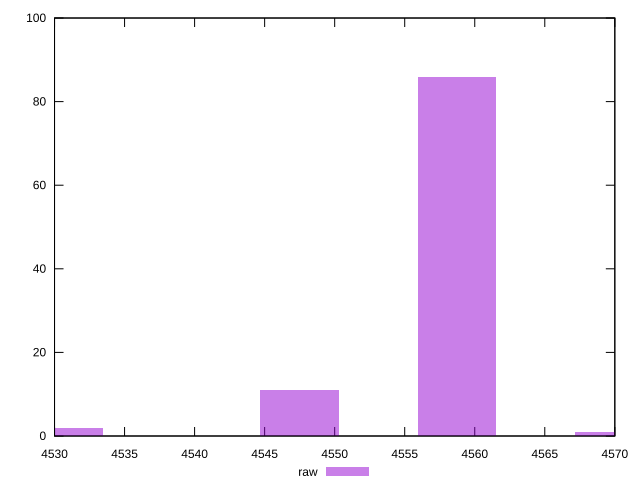

Generate this figure with gnuplot:
reset

$raw <<EOF
4558.72741700622 86
4547.485179233085 11
4530.621822573383 2
4569.969654779355 1
EOF

set key outside below
set boxwidth 5.621118886567472
set xrange [4530:4570]
set yrange [0:100]
set trange [0:100]
set style fill transparent solid 0.5 noborder
set terminal svg size 640, 490 enhanced background rgb 'white'
set output "reprap/unused-javascript/samples/pages+cached+nointeractive/raw/histogram.svg"

plot $raw title "raw" with boxes

reset
